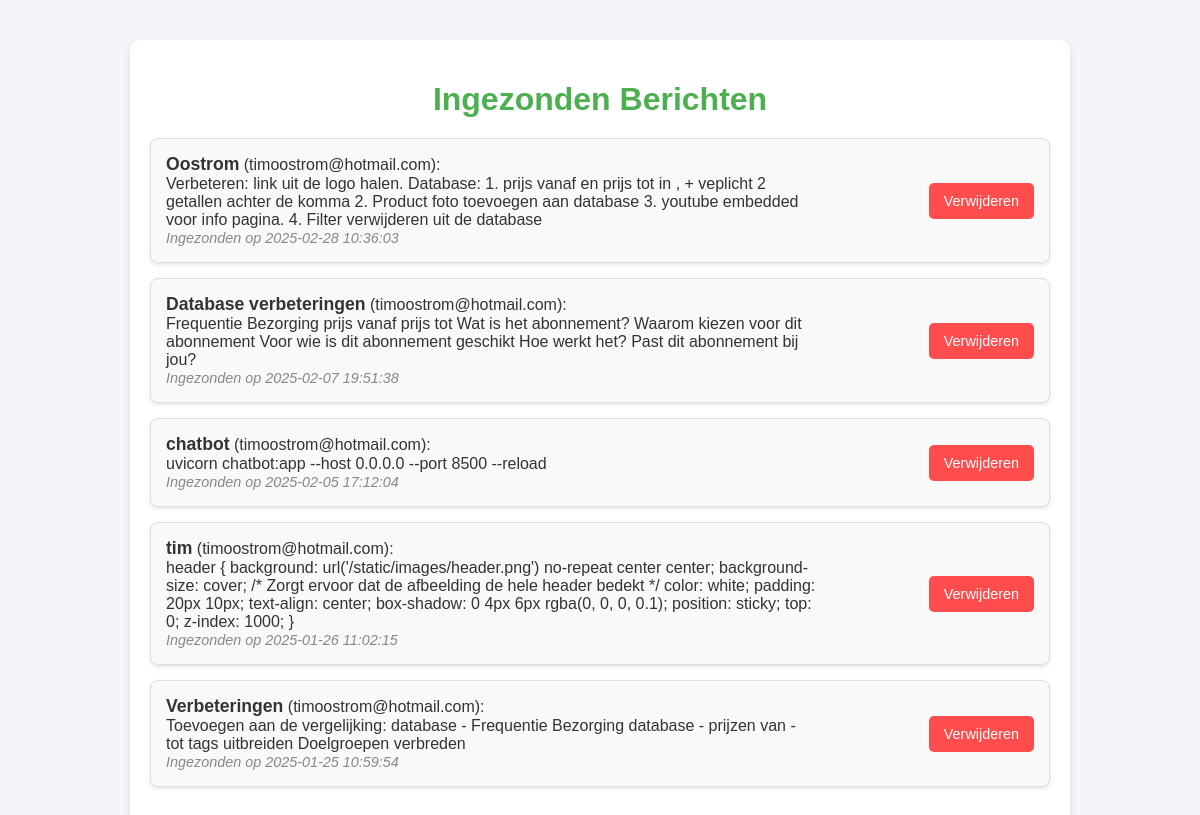
Before: /berichten with the older database file.
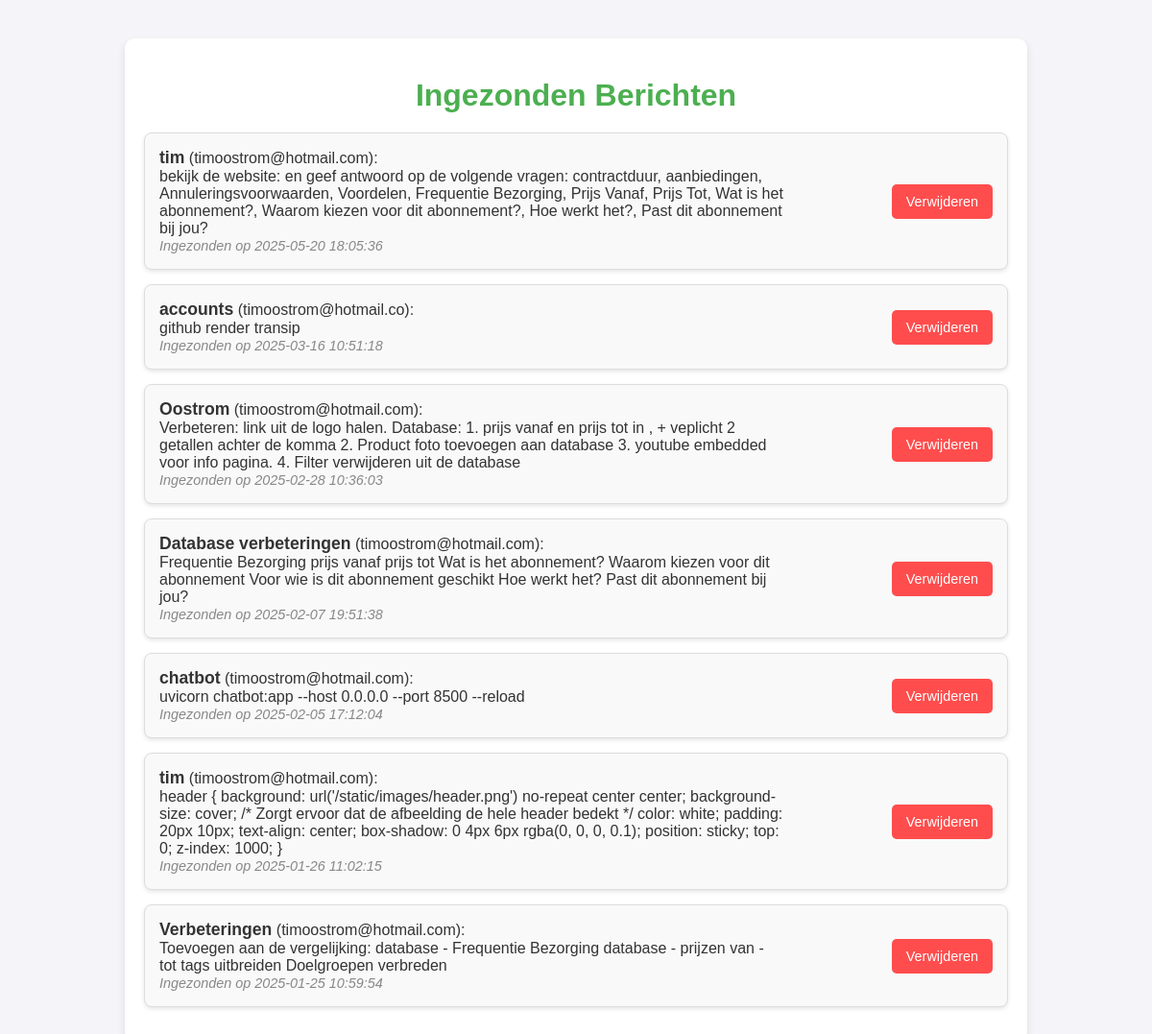
After: the same page with the newer database file.
### app.py (models this page shows, shortened)
class ContactBericht(db.Model):
    id = db.Column(db.Integer, primary_key=True)
    naam = db.Column(db.String(100), nullable=False)
    email = db.Column(db.String(120), nullable=False)
    bericht = db.Column(db.Text, nullable=False)
    datum = db.Column(db.DateTime, default=db.func.current_timestamp())

### app.py (the view)
@app.route('/berichten')
def berichten():
    alle_berichten = ContactBericht.query.order_by(ContactBericht.datum.desc()).all()
    return render_template('berichten.html', berichten=alle_berichten)

### templates/berichten.html (shortened to what this page needs)
<!DOCTYPE html>
<html lang="nl">
<head>
</head>
<body>
    <div class="container">
        <h1>Ingezonden Berichten</h1>
        <ul>
            {% for bericht in berichten %}
                <li>
                    <div class="message-details">
                        <strong>{{ bericht.naam }}</strong> ({{ bericht.email }}):<br>
                        {{ bericht.bericht }}<br>
                        <em>Ingezonden op {{ bericht.datum }}</em>
                    </div>
                    <form action="{{ url_for('verwijder_bericht', id=bericht.id) }}" method="POST">
                        <button class="delete-button" type="submit" onclick="return confirm('Weet je zeker dat je dit bericht wilt verwijderen?')">Verwijderen</button>
                    </form>
                </li>
            {% endfor %}
        </ul>
    </div>
</body>
</html>

### templates/berichten.html (style rules this page uses)
body { font-family: Arial, sans-serif; margin: 0; padding: 0; background-color: #f4f4f9; color: #333; }
.container { max-width: 900px; margin: 40px auto; padding: 20px; background-color: #fff; border-radius: 10px; box-shadow: 0 4px 8px rgba(0, 0, 0, 0.1); }
h1 { text-align: center; color: #4CAF50; margin-bottom: 20px; }
ul { list-style: none; padding: 0; }
li { margin-bottom: 15px; padding: 15px; background-color: #f9f9f9; border: 1px solid #ddd; border-radius: 8px; display: flex; justify-content: space-between; align-items: center; box-shadow: 0 2px 4px rgba(0, 0, 0, 0.1); }
.message-details { max-width: 75%; }
.message-details strong { font-size: 1.1rem; color: #333; }
.message-details em { font-size: 0.9rem; color: #888; }
.delete-button { background-color: #ff4d4d; color: white; border: none; border-radius: 5px; padding: 10px 15px; cursor: pointer; font-size: 0.9rem; transition: background-color 0.3s ease; }

Changed rows visible on the page:
added ContactBericht: naam "tim", email "timoostrom@hotmail.com", bericht "bekijk de website: en geef antwoord op de volgende vragen: contractduur, aanbiedingen, Annuleringsvoorwaarden, Voordelen, Frequentie Bezorging, Prijs Vanaf, Prijs Tot, Wat is het abonnement?, Waarom kiezen voor dit abonnement?, Hoe werkt het?, Past dit abonnement bij jou?", datum "2025-05-20 18:05:36"
added ContactBericht: naam "accounts", email "timoostrom@hotmail.co", bericht "github render transip", datum "2025-03-16 10:51:18"
